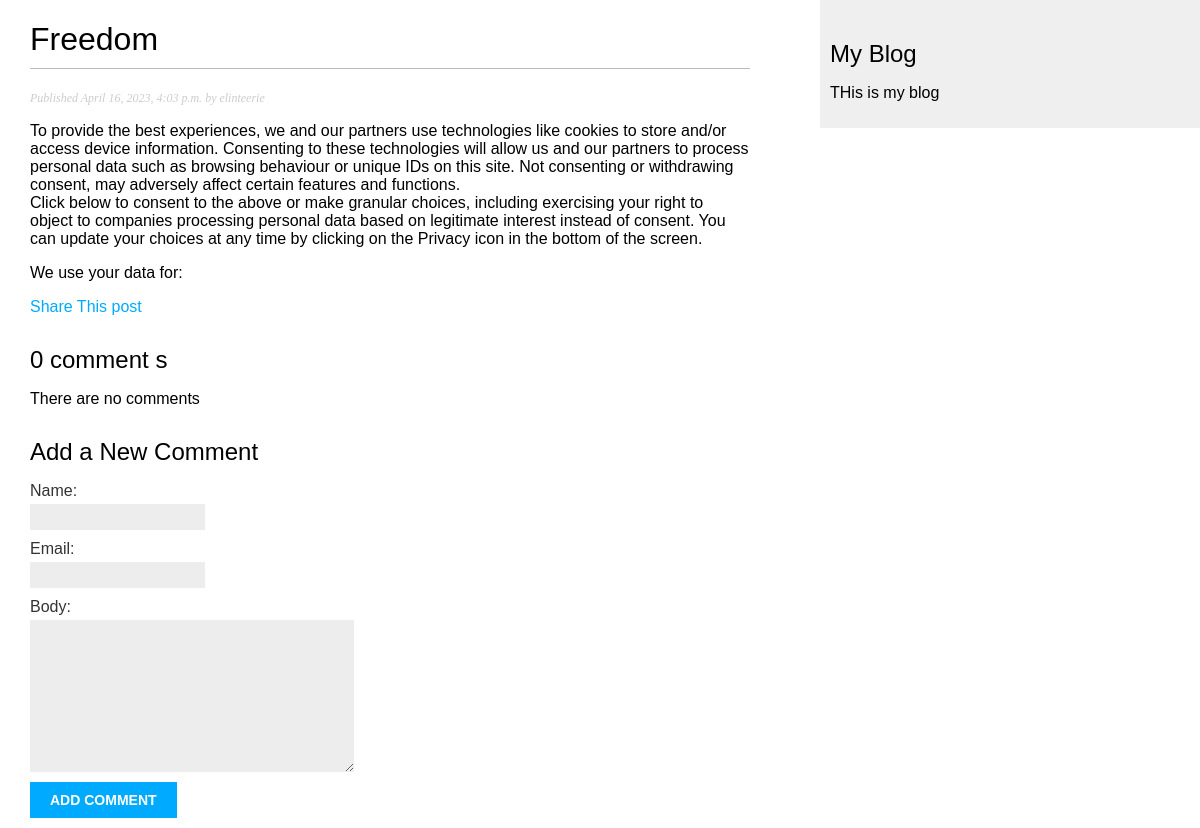
The app's page /blog/2023/4/16/freedom/ with its own data.
### blog/models.py (models this page shows, shortened)
class Post(models.Model):
    tags = TaggableManager()
    class Status(models.TextChoices):
        DRAFT = 'DF', 'Draft'
        PUBLISHED = 'PB', 'Published'
    title = models.CharField(max_length=250)
    slug = models.SlugField(max_length=250, unique_for_date='publish')
    author = models.ForeignKey(
        User, on_delete=models.CASCADE, related_name='blog_posts')
    body = models.TextField()
    publish = models.DateTimeField(default=timezone.now)
    created = models.DateTimeField(auto_now_add=True)
    updated = models.DateTimeField(auto_now=True)
    status = models.CharField(max_length=2, choices=Status.choices,
                              default=Status.DRAFT)
    objects = models.Manager()
    published = PublishedManager()
    class Meta:
        ordering = ['-publish']
        indexes = [
            models.Index(fields=['-publish']),
        ]

### blog/views.py (the view)
def post_detail(request, year, month, day, post):
    post = get_object_or_404(Post, status=Post.Status.PUBLISHED, slug=post,
                             publish__year=year,
                             publish__month=month,
                             publish__day=day)
    comments = post.comments.filter(active=True)
    form = CommentForm()
    return render(request, 'blog/post/detail.html', {'post': post,
                                                     'comments': comments,
                                                     'form': form}
                  )

### blog/forms.py
class CommentForm(forms.ModelForm):
    class Meta:
        model = Comment
        fields = ['name', 'email', 'body']

### blog/templates/blog/post/detail.html (shortened to what this page needs)
{% extends "blog/base.html" %} {% block content %}
<h1>{{ post.title }}</h1>
<p class="date">Published {{ post.publish }} by {{ post.author}}</p>
{{ post.body|linebreaks }}
<p>
  <a href="{% url 'blog:post_share' post.id  %}">Share This post</a>
</p>
{% with comments.count as total_comments %}
<h2>{{ total_comments }} comment {{total_comments|pluralize}}</h2>
{% endwith%} {% for comment in comments %}
<div class="comment">
  <p class="info">
    comment {{forloop.counter}} by {{comment.name}} Commented on: {{comment.created}}
  </p>
  {{ comment.body|linebreaks }}
</div>
{% empty %}
<p>There are no comments</p>
{% endfor %}
<h2>Add a New Comment</h2>
<form action="{% url "blog:post_comment" post.id %}" method="post">
    {{form.as_p}}
    <p><input type="submit" value="Add Comment"></p>
</form>
{% endblock %}

### blog/static/blog/css/blog.css (style rules this page uses)
body { margin:0; padding:0; font-family:helvetica, sans-serif; }
a { color:#00abff; text-decoration:none; }
h1 { font-weight:normal; border-bottom:1px solid #bbb; padding:0 0 10px 0; }
h2 { font-weight:normal; margin:30px 0 0; }
p.date { color:#ccc; font-family: georgia, serif; font-size: 12px; font-style: italic; }
label { float:left; clear:both; color:#333; margin-bottom:4px; }
input, textarea { clear:both; float:left; margin:0 0 10px; background:#ededed; border:0; padding:6px 10px; font-size:12px; }
input[type=submit] { font-weight:bold; background:#00abff; color:#fff; padding:10px 20px; font-size:14px; text-transform:uppercase; }

### records on screen
Post: title "Freedom", publish "April 16, 2023, 4:03 p.m.", author "elinteerie", body "To provide the best experiences, we and our partners use technologies like cookies to store and/or access device information. Consenting to these technologies will allow us and our partners to process personal data such as browsing behaviour or unique IDs on this site. Not consenting or withdrawing consent, may adversely affect certain features and functions. Click below to consent to the above or make granular choices, including exercising your right to object to companies processing personal data based on legitimate interest instead of consent. You can update your choices at any time by clicking on the Privacy icon in the bottom of the screen. We use your data for:"

### other values on screen
{{ total_comments }} "0"
